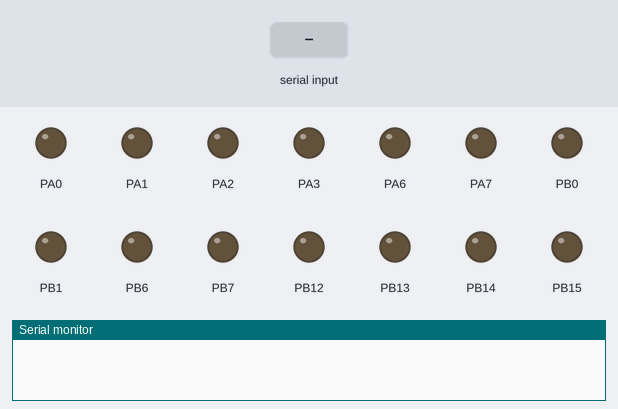
Bench run of a sketch on a simulated STM32 Blue Pill. Parts: output pins drawn as LEDs (lit = HIGH), the last lines printed to the serial monitor. The inputs (shaded band) are chosen by the test bench.

Above: at 1.2 s.
1.3 s: "200\n" received over the second serial link
At 3.0 s:
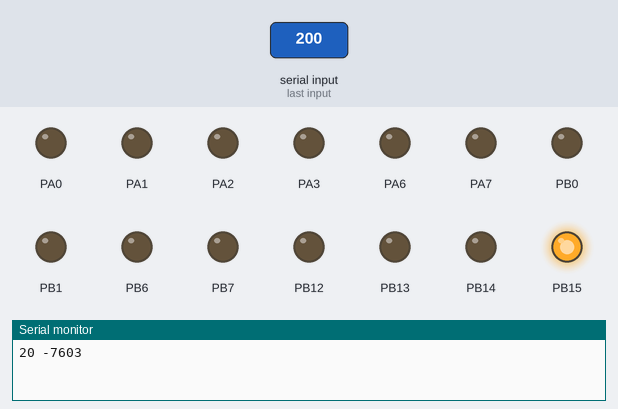
Timing chart, 0 to 4.5 s (numbered marks = the images above; inputs shaded):
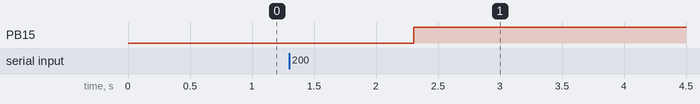

Measured:
- after the input at 1.3 s, PB15: LOW → HIGH after 1.0 s

The sketch:

BLC_STM32_part.ino
```cpp
/*	Ïðîøèâêà ïðåäíàçíà÷åíà äëÿ ïëàòû BFDriver ñ êîíòðîëëåðàìè ESP32 è STM32F103C8T6
Ýòî STM ÷àñòü ïðîøèâêè. Çäåñü âûïîëíÿåòñÿ ðàáîòà ñ íèçêîâîëüòíîé è âûñîêîâîëüòíîé íàãðóçêîé

Êîìàíäà ESP->STM		Ðàçúåì íà ïëàòå		Êîíòàêò STM
------------------------- DC LOAD ----------------------
10XXX				  P1				PA0
11XXX				  P2				PA1
12XXX				  P3				PA2
13XXX				  P4				PA3
14XXX				  P5				PA6
15XXX				  P6				PA7
16XXX				  P7				PB0
17XXX				  P8				PB1
18XXX				  P9				PB6
19XXX				  P10				PB7
------------------------- AC LOAD ----------------------
20XXX				  P15				PB15
21XXX				  P12				PB13
22XXX				  P13				PB12
23XXX				  P14				PB14

Ãäå XXX - îò 100 äî 200 - ðåæèì äèììèðîâàíèÿ
*/

char incomingBytes[5];

void setup() {
	Serial1.begin(9600);
	Serial.begin(115200);
	HardwareTimer pwmtimer2(2);
//	HardwareTimer pwmtimer3(3);
//	HardwareTimer pwmtimer4(4);

	pinMode(PA0, PWM);
	pinMode(PA1, PWM);
	pinMode(PA2, PWM);
	pinMode(PA3, PWM);

	pinMode(PA6, PWM);
	pinMode(PA7, PWM);
	pinMode(PB0, PWM);
	pinMode(PB1, PWM);

	pinMode(PB6, PWM);
	pinMode(PB7, PWM);

	pwmWrite(PA0, 0);
	pwmWrite(PA1, 0);
	pwmWrite(PA2, 0);
	pwmWrite(PA3, 0);

	pwmWrite(PA6, 0);
	pwmWrite(PA7, 0);
	pwmWrite(PB0, 0);
	pwmWrite(PB1, 0);

	pwmWrite(PB6, 0);
	pwmWrite(PB7, 0);

	pwmtimer2.setPeriod(20);
//	pwmtimer3.setPeriod(20);
//	pwmtimer4.setPeriod(20);

	pinMode(PB15, OUTPUT);
	pinMode(PB12, OUTPUT);
	pinMode(PB13, OUTPUT);
	pinMode(PB14, OUTPUT);

	digitalWrite(PB15, LOW);
	digitalWrite(PB12, LOW);
	digitalWrite(PB13, LOW);
	digitalWrite(PB14, LOW);

}

char inc = 0;

void loop() {
	//pwmWrite(PA2, 585);
	//	Serial.println("check");
	delay(100);

	if (Serial1.available()) {

		Serial1.readBytes(incomingBytes, 5);

		int a1 = incomingBytes[0] - '0';
		int a2 = incomingBytes[1] - '0';

		int a = a1 * 10 + a2 * 1;

		int v1 = incomingBytes[2] - '0';
		int v2 = incomingBytes[3] - '0';
		int v3 = incomingBytes[4] - '0';

		int v = v1 * 100 + v2 * 10 + v3;
		v = (v - 100)*14.4;


		Serial.print(a);
		Serial.print(" ");
		Serial.println(v);

		if (a == 10) {
			pwmWrite(PA0, v);
		}

		if (a == 11) {
			pwmWrite(PA1, v);
		}

		if (a == 12) {
			pwmWrite(PA2, v);
		}

		if (a == 13) {
			pwmWrite(PA3, v);
		}

		if (a == 14) {
			pwmWrite(PA6, v);
		}

		if (a == 15) {
			pwmWrite(PA7, v);
		}

		if (a == 16) {
			pwmWrite(PB0, v);
		}

		if (a == 17) {
			pwmWrite(PB1, v);
		}

		if (a == 18) {
			pwmWrite(PB6, v);
		}

		if (a == 19) {
			pwmWrite(PB7, v);
		}


		if (a == 20) {
			digitalWrite(PB15, v / 14.4);
		}

		if (a == 21) {
			digitalWrite(PB13, v / 14.4);
		}

		if (a == 22) {
			digitalWrite(PB12, v / 14.4);
		}

		if (a == 23) {
			digitalWrite(PB14, v / 14.4);
		}

	}

}
```
